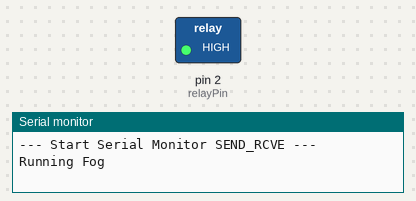
The sketch below on a simulated Arduino Uno, built with avr-gcc and run on an emulated ATmega328P. Parts: switched loads named in the sketch (green lamp = pin HIGH), the last lines printed to the serial monitor.

Above: at 0.1 s.
At 30.1 s:
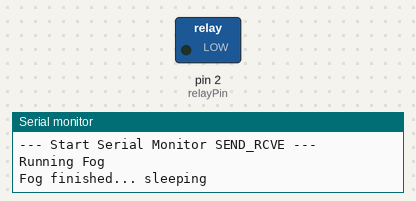
Timing chart, 0 to 31.6 s (numbered marks = the images above):
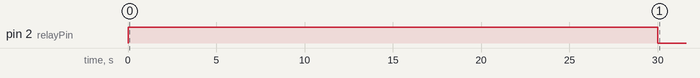

Measured:
- by itself, pin 2 (relayPin): LOW → HIGH at 0.00 s, → LOW 30.0 s later

The sketch:

auto-fog.ino
```cpp
// (licence header left out)
const int relayPin  = 2;

const int fogTime   = 30000;
const int sleepTime = 60000;

int logState    = 0;

void setupSerialLogging() {
  Serial.begin(9600);
  Serial.println("--- Start Serial Monitor SEND_RCVE ---");
  Serial.println();
}

void setup() {
  pinMode(relayPin, OUTPUT);
  setupSerialLogging();
}

void runFog() {
  Serial.println("Running Fog");
  digitalWrite(relayPin, HIGH);
  delay(fogTime);
  digitalWrite(relayPin, LOW);
}

void loop() {
  runFog();
  Serial.println("Fog finished... sleeping");
  delay(sleepTime);
}
```
